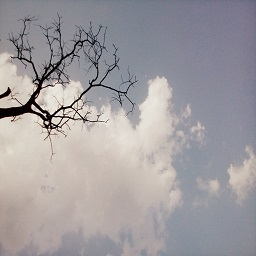
%> input picture Lab/image.jpg, 256 x 256 px
$ octave Laplacian.m   (GNU Octave 9; MATLAB toolbox functions it lacks are replaced by stand-ins)
%> lines starting %> are read from the running program, lines starting %| are printed output that depends on the picture
clc;
clear all;
close all;

x = imread('image.jpg');
%> x is the input picture: size 256x256x3 uint8; mean R, G, B 160.3, 156.4, 159.7
xg = rgb2gray(x);

[r, c] = size(xg);
%> r = 256; c = 256

for i=1 : r+2
    for j=1 : c+2
        extendx(i,j) = 0;
    end
end
%> extendx: size 258x258 double; every value is 0

for i=2 : r+1
    for j=2 : c+1
        extendx(i,j) = xg(i-1,j-1);
    end
end
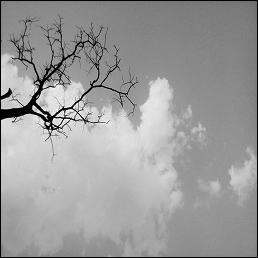
%> extendx: size 258x258 double; min 0, max 253, mean 155.5

w = [0,1,0;1,-4,1;0,1,0];

for i = 2 : r+1
    for j = 2 : c+1
        %sum = (xg(i-1,j-1)*w(1,1)+xg(i-1,j)*w(1,2)+xg(i-1,j+1)*w(1,3)+xg(i,j-1)*w(2,1)+xg(i,j)*w(2,2)+xg(i,j+1)*w(2,3)+xg(i+1,j-1)*w(3,1)+xg(i+1,j)*w(3,2)+xg(i+1,j+1)*w(3,3))/9;

        %
        tempx = extendx(i-1:i+1,j-1:j+1);
        tempx=double(tempx);
        tempx = tempx.*w;
        s = sum(tempx);
        s = sum(s);
        if(s>255)
            s = 255;
        elseif(s<0)
            s=0;
        end
        new(i-1,j-1)= s;

    end
end
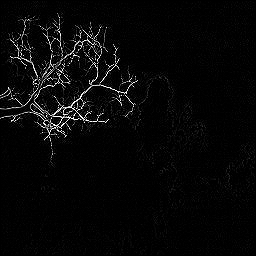
%> new: size 256x256 double; min 0, max 255, mean 7.7

extendx = uint8(extendx);
%> extendx: size 258x258 uint8
new = uint8(new);
%> new: size 256x256 uint8

subplot(1,2,1),imshow(xg);title('Original image');
%subplot(1,2,2),imshow(extendx);title('Output');
subplot(1,2,2),imshow(new);title('Output');
